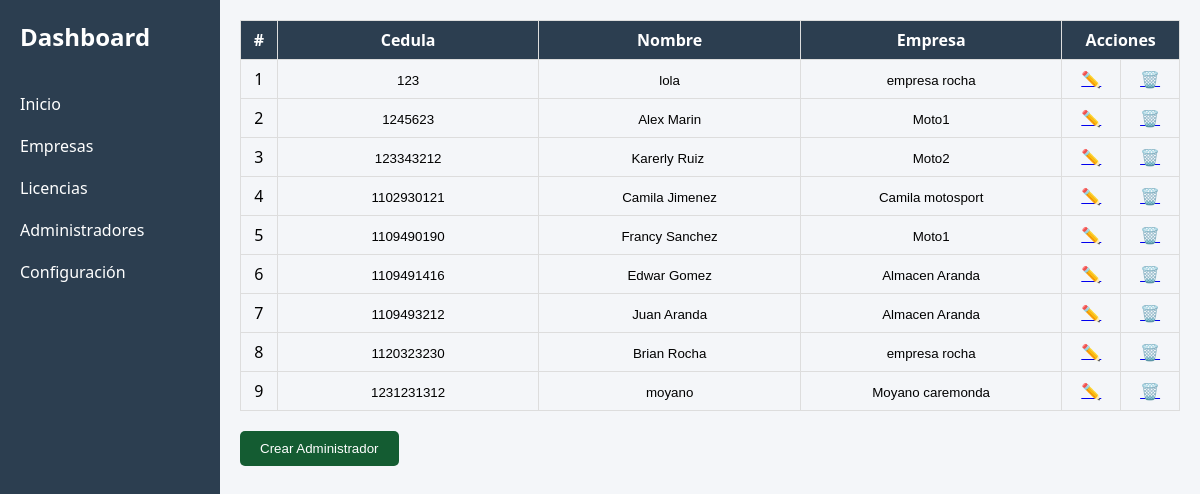
The page /adminsecret/admin.php on the database its author committed.
### tables this page shows
CREATE TABLE `usuarios` (
  `cedula` int(11) NOT NULL,
  `nombre` varchar(100) DEFAULT NULL,
  `contraseña` varchar(500) DEFAULT NULL,
  `roles` enum('Super Admin','Administrador') DEFAULT NULL,
  `id_empresa` int(11) DEFAULT NULL
);

CREATE TABLE `empresa` (
  `id_empresa` int(11) NOT NULL,
  `empresa` varchar(100) NOT NULL
);

### adminsecret/admin.php (the view, shortened to what this page needs)
<?php
$conex = new database();
$con = $conex->conectar();
?>
<!DOCTYPE html>
<html lang="es">
<head>
</head>
<body>
  <div class="sidebar">
    <h2>Dashboard</h2>
    <a href="index.php">Inicio</a>
    <a href="index.php">Empresas</a>
    <a href="licencia.php">Licencias</a>
    <a href="admin.php">Administradores</a>
    <a href="#">Configuración</a>
  </div>
  <div class="main">
    <table class="table">
      <thead>
        <tr>
          <th>#</th>
          <th>Cedula</th>
          <th>Nombre</th>
          <th>Empresa</th>
          <th colspan="2">Acciones</th>
        </tr>
      </thead>
      <tbody>
        <?php
        $sql = $con->prepare("SELECT * FROM usuarios
                                INNER JOIN empresa ON usuarios.id_empresa = empresa.id_empresa
                                WHERE cedula ");
        $sql->execute();
        $fila = $sql->fetchAll(PDO::FETCH_ASSOC);
        $count = 1;
        foreach ($fila as $resu) {
        ?>
          <tr>
            <td><?php echo $count++; ?></td>
            <td><input type="text" readonly value="<?php echo $resu['cedula']; ?>"></td>
            <td><input type="text" readonly value="<?php echo $resu['nombre']; ?>"></td>
            <td><input type="text" readonly value="<?php echo $resu['empresa']; ?>"></td>
            <td>
              <a href="#" onclick="window.open('actualizar.php?id=<?php echo $resu['cedula']; ?>', '', 'width=600,height=500,toolbar=NO')" title="Actualizar">
                ✏️
              </a>
            </td>
            <td>
              <a href="delete_em.php?id=<?php echo $resu['cedula']; ?>" onclick="return confirm('¿Estás seguro de eliminar este administrador?')" title="Eliminar">
                  🗑️
                </a>
            </td>
          </tr>
        <?php } ?>
      </tbody>
    </table>
    <div>
      <button class="btn" onclick="window.open('R_admin.php?id=123', '', 'width=600,height=500,toolbar=NO')">Crear Administrador</button>
    </div>
  </div>
</body>
</html>

### adminsecret/admin.php (style rules this page uses)
* { box-sizing: border-box; margin: 0; padding: 0; }
body { font-family: 'Segoe UI', Tahoma, Geneva, Verdana, sans-serif; display: flex; min-height: 100vh; background: #f4f6f9; }
.sidebar { width: 220px; background: #2c3e50; color: white; padding: 20px; position: fixed; height: 100vh; }
.sidebar h2 { margin-bottom: 30px; }
.sidebar a { display: block; color: white; text-decoration: none; padding: 10px 0; }
.main { margin-left: 220px; flex: 1; padding: 20px; }
.table { width: 100%; border-collapse: collapse; }
.table th, .table td { border: 1px solid #ddd; padding: 8px; }
.table th { background-color: #2c3e50; color: white; text-align: center; }
.table td { text-align: center; }
input[readonly] { border: none; background: transparent; text-align: center; width: 100%; }
button.btn { margin-top: 20px; padding: 10px 20px; background-color: rgb(20, 92, 50); color: white; border: none; border-radius: 5px; cursor: pointer; }

### rows shown on the page
usuarios: cedula "123", nombre "lola", id_empresa.empresa "empresa rocha"
usuarios: cedula "1245623", nombre "Alex Marin", id_empresa.empresa "Moto1"
usuarios: cedula "123343212", nombre "Karerly Ruiz", id_empresa.empresa "Moto2"
usuarios: cedula "1102930121", nombre "Camila Jimenez", id_empresa.empresa "Camila motosport"
usuarios: cedula "1109490190", nombre "Francy Sanchez", id_empresa.empresa "Moto1"
usuarios: cedula "1109491416", nombre "Edwar Gomez", id_empresa.empresa "Almacen Aranda"
usuarios: cedula "1109493212", nombre "Juan Aranda", id_empresa.empresa "Almacen Aranda"
usuarios: cedula "1120323230", nombre "Brian Rocha", id_empresa.empresa "empresa rocha"
usuarios: cedula "1231231312", nombre "moyano", id_empresa.empresa "Moyano caremonda"
